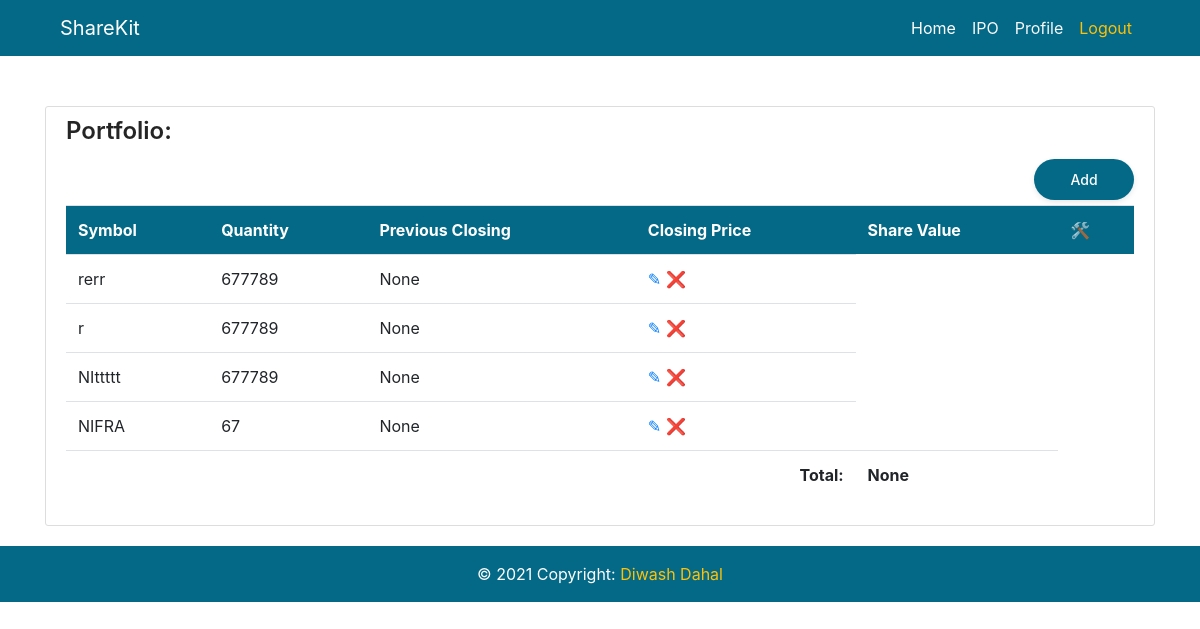
The page /home/ (signed in) on the database as committed earlier.
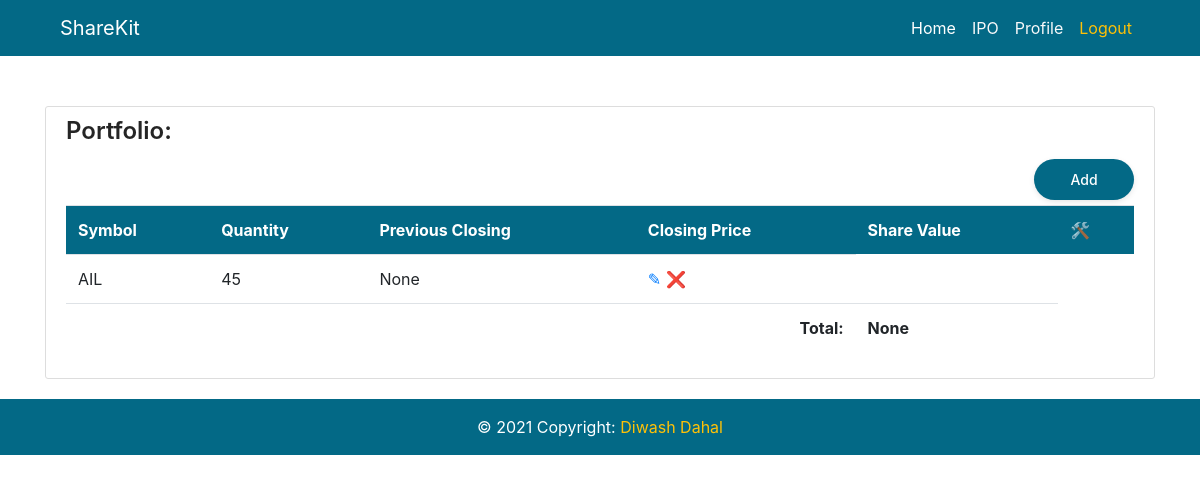
The same page on the database as committed later.
### sharekitapp/models.py (models this page shows, shortened)
class Share(models.Model):
    scrip = models.CharField(max_length=20, choices=scrips)
    quantity = models.IntegerField()
    user = models.ForeignKey(User, on_delete=models.CASCADE)

### sharekitapp/views.py (the view)
# urls.py: path('home/', ShareListView.as_view(), name="home"),
class ShareListView(LoginRequiredMixin, ListView):
    model = Share
    template_name = 'sharekitapp/home.html'
    context_object_name = 'shares'
    ordering = ['-id']
    def get_queryset(self):
        return Share.objects.filter(
            user=self.request.user
        ).order_by('-id')
    def get_context_data(self, **kwargs: any) -> dict[str, any]:
        context = super(ShareListView, self).get_context_data(**kwargs)
        context['share_data'] = share_data
        return context

### sharekitapp/templatetags/share_filters.py (called while the page is built)
@register.filter
def total_amt(share):
    try:
        return share.quantity * share_data.get(share.scrip).get("Closing Price")
    except:
        return None

@register.filter
def grand_total(shares):
    total = 0
    try:
        for share in shares:
            total += share.quantity * share_data.get(share.scrip).get("Closing Price")
        return total
    except:
        return None

@register.filter
def check_change(share):
    try:
        if share_data.get(share.scrip).get("Difference Rs.") > 0:
            return "table-success"
        elif share_data.get(share.scrip).get("Difference Rs.") < 0:
            return "table-danger"
        else:
            return "table-primary"
    except:
        return "None"

### sharekitapp/templates/sharekitapp/home.html (shortened to what this page needs)
{% extends "sharekitapp/base.html" %}
{% load share_filters %}
{% block content %}
<div class="content-section">
    <h4>Portfolio:</h4>
    <a href="{% url 'add-share' %}" class="float-right"><button>Add</button></a>
    <table class="table">
        <tr class="table-head">
            <th>Symbol</th>
            <th>Quantity</th>
            <th>Previous Closing</th>
            <th>Closing Price</th>
            <th>Share Value</th>
            <th>&#128736;</th>
        </tr>
            {% for share in shares %}
            <tr class="{{ share|check_change }}">
            <td>
                {{ share.scrip }}
            </td>
            <td>
                {{ share.quantity }}
            </td>
            <td>
                {{ share|total_amt }}
            </td>
            <td>
                <a href="{% url 'update-share' share.id %}">
                    &#9998;
                </a>
                <a href="{% url 'delete-share' share.id %}">
                    &#10060;
                </a>
            </td>
        </tr>
        {% endfor %}
        <tr>
            <th colspan="4" class="text-right">Total:</th>
            <th>{{ shares|grand_total }}</th>
        </tr>
    </table>
</div>
{% endblock %}

### sharekitapp/templates/sharekitapp/base.html (shortened to what this page needs)
{% load static %}
<!doctype html>
<html lang="en">
<head>
    <link rel="stylesheet" href="https://stackpath.bootstrapcdn.com/bootstrap/4.3.1/css/bootstrap.min.css">
    <link rel="stylesheet" href="{% static 'sharekitapp/style.css' %}">
</head>
<body>
    <nav class="navbar navbar-expand-lg navbar-dark top-nav" id="navigation">
        <a class="navbar-brand" href="#">ShareKit</a>
        <div class="collapse navbar-collapse" id="navbarNav">
        <ul class="navbar-nav ml-auto">
            <li class="nav-item">
                <a class="nav-link text-white" href="{% url 'home' %}">Home</a>
            </li>
            <li class="nav-item">
                <a class="nav-link text-light" href="{% url 'ipo' %}">IPO</a>
            </li>
            <li class="nav-item">
                <a class="nav-link text-light" href="{% url 'profile' %}">Profile</a>
            </li>
            <li class="nav-item">
                <a class="nav-link text-warning" href="{% url 'logout' %}">Logout</a>
            </li>
        </ul>
        </div>
    </nav>
    <div class="container">
        {% block content %}{% endblock %}
    </div>
    <footer class="page-footer font-small blue">
        <div class="footer-copyright text-center py-3 ">© 2021 Copyright:
        <a href="https://www.diwashdahal.com.np" class="text-warning" target="_blank">Diwash Dahal</a>
        </div>
    </footer>
</body>
</html>

### sharekitapp/static/sharekitapp/style.css (style rules this page uses)
:root { --clr: #036986; }
h4 { font-size: 24px; font-weight: 600; color: #000; opacity: 0.85; }
button { -webkit-appearance: none; width: auto; min-width: 100px; border-radius: 24px; text-align: center; padding: 10px; margin-top: 5px; margin-bottom: 5px; background-color: var(--clr); color: #fff; font-size: 14px; margin-left: auto; font-weight: 500; box-shadow: 0px 2px 6px -1px rgba(0, 0, 0, 0.13); border: none; transition: all 0.3s ease; outline: 0; }
.top-nav { background-color: var(--clr); padding-left: 5%; padding-right: 5%; }
.content-section { margin-top:50px; background: #ffffff; padding: 10px 20px; border: 1px solid #dddddd; border-radius: 3px; margin-bottom: 20px; overflow: auto; }
.table-head, footer { background-color: var(--clr) !important; color: white; }

Rows that differ between the two databases and show on the page:
removed Share: scrip "rerr", quantity "677789", quantity+scrip "None"
removed Share: scrip "r", quantity "677789", quantity+scrip "None"
removed Share: scrip "NIttttt", quantity "677789", quantity+scrip "None"
removed Share: scrip "NIFRA", quantity "67", quantity+scrip "None"
added Share: scrip "AIL", quantity "45", quantity+scrip "None"
